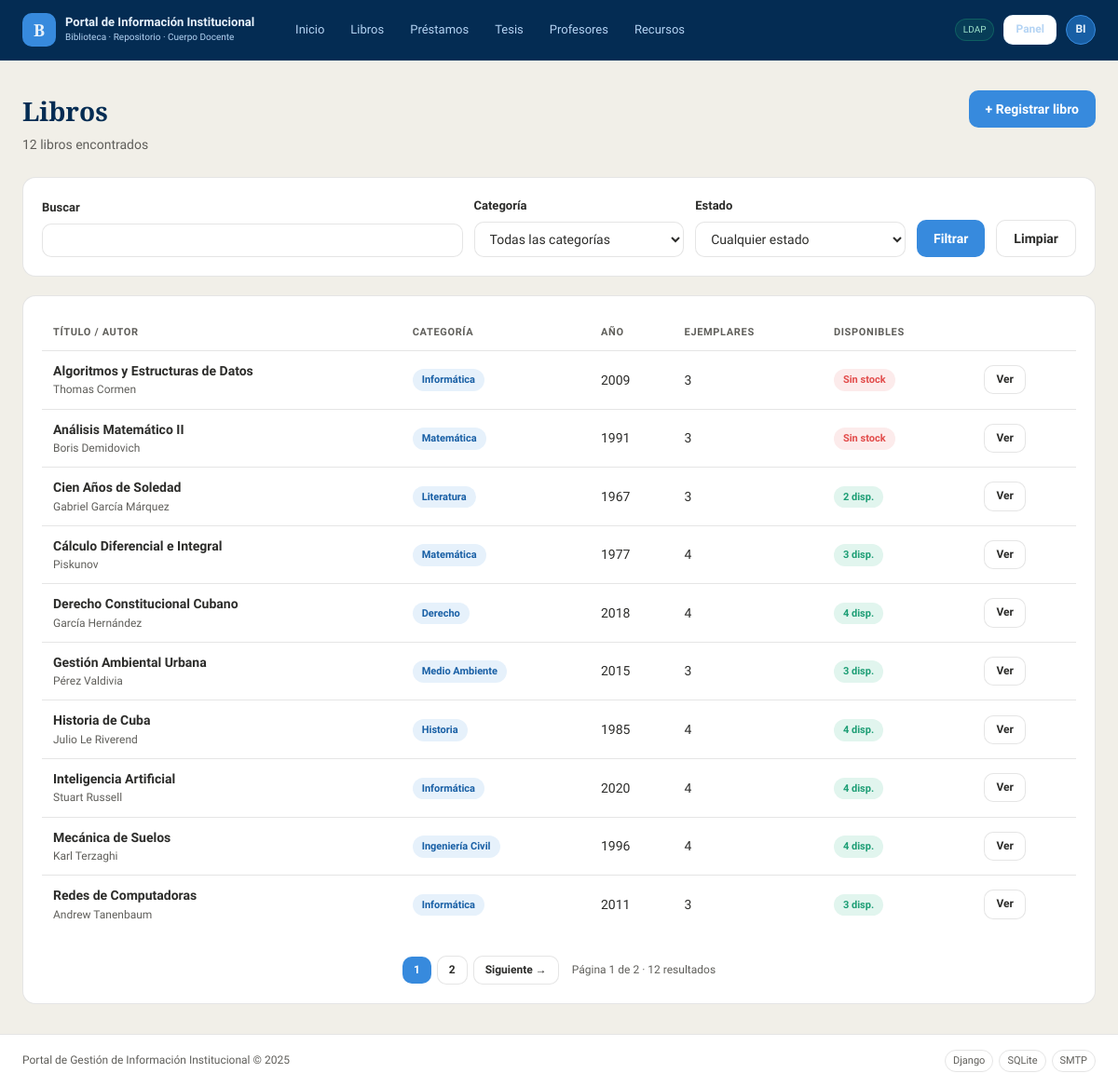
The page /biblioteca/libros/ (signed in) on the database its author committed.
### biblioteca/models.py (models this page shows, shortened)
class Libro(models.Model):
    titulo    = models.CharField(max_length=300)
    autor     = models.CharField(max_length=200)
    editorial = models.CharField(max_length=200, blank=True)
    anio      = models.PositiveIntegerField(verbose_name='Año', null=True, blank=True)
    isbn      = models.CharField(max_length=20, blank=True, unique=True, null=True)
    categoria = models.ForeignKey(Categoria, on_delete=models.SET_NULL,
                                  null=True, blank=True, related_name='libros')
    descripcion  = models.TextField(blank=True)
    portada      = models.ImageField(upload_to='portadas/', null=True, blank=True)
    fecha_registro = models.DateTimeField(auto_now_add=True)
    class Meta:
        verbose_name        = 'Libro'
        verbose_name_plural = 'Libros'
        ordering            = ['titulo']
    def ejemplares_disponibles(self):
        return self.ejemplares.filter(estado='disponible').count()
    def total_ejemplares(self):
        return self.ejemplares.count()

class Categoria(models.Model):
    nombre      = models.CharField(max_length=100)
    descripcion = models.TextField(blank=True)
    class Meta:
        verbose_name        = 'Categoría'
        verbose_name_plural = 'Categorías'
        ordering            = ['nombre']
    def __str__(self):
        return self.nombre

### biblioteca/views.py (the view)
# urls.py: path('libros/',                           views.libro_list,         name='libro_list'),
@login_required
def libro_list(request):
    form    = BusquedaForm(request.GET)
    libros  = Libro.objects.select_related('categoria').prefetch_related('ejemplares')
    if form.is_valid():
        q         = form.cleaned_data.get('q')
        categoria = form.cleaned_data.get('categoria')
        estado    = form.cleaned_data.get('estado')
        if q:
            libros = libros.filter(
                Q(titulo__icontains=q) |
                Q(autor__icontains=q)  |
                Q(isbn__icontains=q)
            )
        if categoria:
            libros = libros.filter(categoria=categoria)
        if estado:
            libros = libros.filter(ejemplares__estado=estado).distinct()
    libros_page = paginar(libros, request, 10)
    return render(request, 'biblioteca/libro_list.html', {
        'libros': libros_page,
        'form':   form,
        'total':  libros.count(),
    })

### biblioteca/forms.py
class BusquedaForm(forms.Form):
    q         = forms.CharField(required=False, label='Buscar')
    categoria = forms.ModelChoiceField(
        queryset=Categoria.objects.all(),
        required=False, empty_label='Todas las categorías'
    )
    estado = forms.ChoiceField(
        choices=[('', 'Cualquier estado'),
                 ('disponible', 'Disponible'),
                 ('prestado',   'Prestado'),
                 ('reservado',  'Reservado')],
        required=False
    )

### biblioteca/context_processors.py (called while the page is built, shortened)
def rol_usuario(request):
    if request.user.is_authenticated:
        rol = get_rol(request.user)
        return {
            'rol_usuario':        rol,
            'es_bibliotecario':   rol == 'bibliotecario' or request.user.is_staff,
            'es_estudiante':      rol == 'estudiante',
            'es_profesor':        rol == 'profesor',
            'es_visitante':       rol == 'visitante',
        }

### biblioteca/decoradores.py (called while the page is built)
def get_rol(user):
    try:
        return user.perfil.rol
    except PerfilUsuario.DoesNotExist:
        return 'visitante'

### biblioteca/templatetags/biblioteca_extras.py (called while the page is built)
@register.simple_tag(takes_context=True)
def url_pagina(context, numero):
    request = context['request']
    params  = request.GET.copy()
    params['pagina'] = numero
    return f'?{params.urlencode()}'

### biblioteca/views.py (called while the page is built)
def paginar(queryset, request, por_pagina=10):
    paginator = Paginator(queryset, por_pagina)
    pagina    = request.GET.get('pagina', 1)
    return paginator.get_page(pagina)

### templates/biblioteca/libro_list.html (shortened to what this page needs)
{% extends 'base.html' %}
{% block content %}
<div class="page-header">
  <div>
    <h1 class="page-header__title">Libros</h1>
    <p class="page-header__sub">{{ total }} libro{{ total|pluralize }} encontrado{{ total|pluralize }}</p>
  </div>
  {% if es_bibliotecario %}
    <a href="{% url 'biblioteca:libro_crear' %}" class="btn btn--primary">+ Registrar libro</a>
  {% endif %}
</div>
<div class="card" style="margin-bottom: 1.25rem;">
  <form method="get" style="display: flex; gap: 12px; flex-wrap: wrap; align-items: flex-end;">
    <div class="form-group" style="flex:2; margin:0;">
      <label>Buscar</label>
      {{ form.q }}
    </div>
    <div class="form-group" style="flex:1; margin:0;">
      <label>Categoría</label>
      {{ form.categoria }}
    </div>
    <div class="form-group" style="flex:1; margin:0;">
      <label>Estado</label>
      {{ form.estado }}
    </div>
    <button type="submit" class="btn btn--primary" style="height:40px;">Filtrar</button>
    <a href="{% url 'biblioteca:libro_list' %}" class="btn btn--secondary" style="height:40px;">Limpiar</a>
  </form>
</div>
<div class="card">
  <div class="table-wrap">
    <table>
      <thead>
        <tr>
          <th>Título / Autor</th>
          <th>Categoría</th>
          <th>Año</th>
          <th>Ejemplares</th>
          <th>Disponibles</th>
          <th></th>
        </tr>
      </thead>
      <tbody>
        {% for libro in libros %}
        <tr>
          <td>
            <div style="font-weight:600; color:var(--gris-texto);">{{ libro.titulo }}</div>
            <div style="font-size:12px; color:var(--gris-medio);">{{ libro.autor }}</div>
          </td>
          <td>
            {% if libro.categoria %}
              <span class="badge badge--info">{{ libro.categoria }}</span>
            {% else %}
              <span style="color:var(--gris-suave);">—</span>
            {% endif %}
          </td>
          <td>{{ libro.anio|default:"—" }}</td>
          <td>{{ libro.total_ejemplares }}</td>
          <td>
            {% if libro.ejemplares_disponibles > 0 %}
              <span class="badge badge--disponible">{{ libro.ejemplares_disponibles }} disp.</span>
            {% else %}
              <span class="badge badge--prestado">Sin stock</span>
            {% endif %}
          </td>
          <td>
            <a href="{% url 'biblioteca:libro_detail' libro.pk %}" class="btn btn--secondary btn--sm">Ver</a>
          </td>
        </tr>
        {% empty %}
        <tr>
          <td colspan="6" style="text-align:center; color:var(--gris-medio); padding: 2rem;">
            No se encontraron libros con esos criterios.
          </td>
        </tr>
        {% endfor %}
      </tbody>
    </table>
  </div>
  {% include 'includes/paginacion.html' with page_obj=libros %}
</div>
{% endblock %}

### templates/includes/navbar.html (shortened to what this page needs)
{% load static %}
<header class="navbar">
  <div class="navbar__inner">
    <a href="{% url 'home' %}" class="navbar__brand">
      <div class="navbar__logo">B</div>
      <div>
        <div class="navbar__title">Portal de Información Institucional</div>
        <div class="navbar__sub">Biblioteca · Repositorio · Cuerpo Docente</div>
      </div>
    </a>
    <nav class="navbar__nav">
      <a href="{% url 'home' %}" class="nav-link {% if request.resolver_match.url_name == 'home' %}nav-link--active{% endif %}">Inicio</a>
      <a href="{% url 'biblioteca:libro_list' %}" class="nav-link">Libros</a>
      <a href="{% url 'biblioteca:prestamo_list' %}" class="nav-link">Préstamos</a>
      <a href="{% url 'biblioteca:tesis_list' %}" class="nav-link">Tesis</a>
      <a href="{% url 'biblioteca:profesor_list' %}" class="nav-link">Profesores</a>
      <a href="{% url 'biblioteca:recurso_list' %}" class="nav-link">Recursos</a>
    </nav>
    <div class="navbar__auth">
      {% if user.is_authenticated %}
        <span class="ldap-badge">LDAP</span>
        {% if es_bibliotecario %}
          <a href="{% url 'biblioteca:panel' %}"
            class="btn btn--secondary btn--sm"
            style="color:var(--azul-palido); border-color:rgba(181,212,244,0.3);">
            Panel
          </a>
        {% endif %}
        <div class="user-menu">
          <div class="user-avatar">{{ user.username|slice:":2"|upper }}</div>
        </div>
      {% else %}
        <a href="{% url 'login' %}" class="btn btn--primary btn--sm">Iniciar sesión</a>
      {% endif %}
    </div>
  </div>
</header>

### rows shown on the page
Libro: titulo "Algoritmos y Estructuras de Datos", autor "Thomas Cormen", categoria "Informática", anio "2009", total_ejemplares "3", shows "Sin stock"
Libro: titulo "Análisis Matemático II", autor "Boris Demidovich", categoria "Matemática", anio "1991", total_ejemplares "3", shows "Sin stock"
Libro: titulo "Cien Años de Soledad", autor "Gabriel García Márquez", categoria "Literatura", anio "1967", total_ejemplares "3", ejemplares_disponibles "2"
Libro: titulo "Cálculo Diferencial e Integral", autor "Piskunov", categoria "Matemática", anio "1977", total_ejemplares "4", ejemplares_disponibles "3"
Libro: titulo "Derecho Constitucional Cubano", autor "García Hernández", categoria "Derecho", anio "2018", total_ejemplares "4", ejemplares_disponibles "4"
Libro: titulo "Gestión Ambiental Urbana", autor "Pérez Valdivia", categoria "Medio Ambiente", anio "2015", total_ejemplares "3", ejemplares_disponibles "3"
Libro: titulo "Historia de Cuba", autor "Julio Le Riverend", categoria "Historia", anio "1985", total_ejemplares "4", ejemplares_disponibles "4"
Libro: titulo "Inteligencia Artificial", autor "Stuart Russell", categoria "Informática", anio "2020", total_ejemplares "4", ejemplares_disponibles "4"
Libro: titulo "Mecánica de Suelos", autor "Karl Terzaghi", categoria "Ingeniería Civil", anio "1996", total_ejemplares "4", ejemplares_disponibles "4"
Libro: titulo "Redes de Computadoras", autor "Andrew Tanenbaum", categoria "Informática", anio "2011", total_ejemplares "3", ejemplares_disponibles "3"

### other values the page prints
{{ user.username|slice:":2"|upper }} "BI"
{{ total }} "12"
{{ num }} "1"
{{ num }} "2"
{{ page_obj.number }} "1"
{{ page_obj.paginator.num_pages }} "2"
{{ page_obj.paginator.count }} "12"
